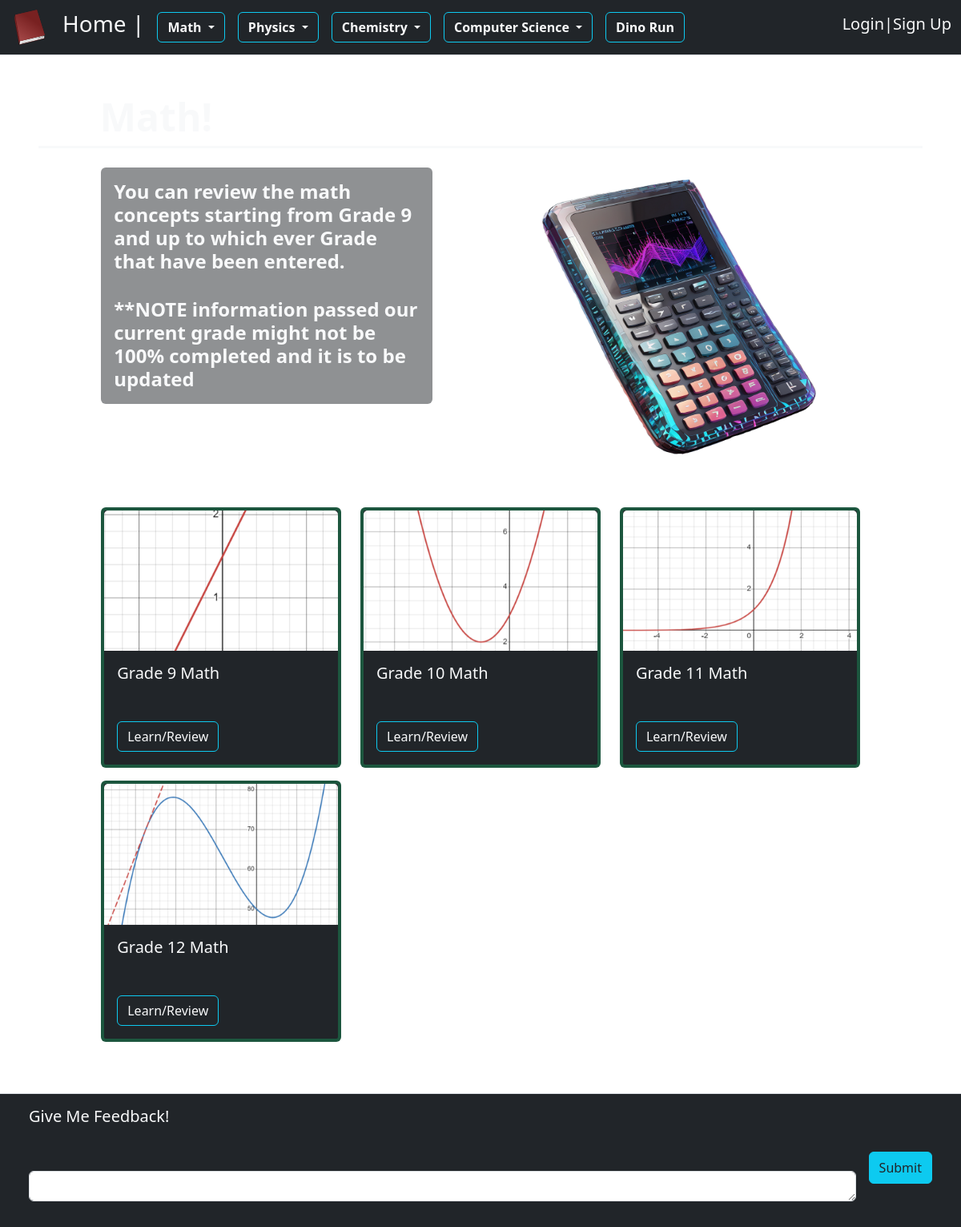
The page /math on the database its author committed.
### study_app/models.py (models this page shows, shortened)
class MathMain(models.Model):
    title = models.CharField(max_length=100)
    date_added = models.DateTimeField(auto_now_add=True)
    image = models.ImageField(upload_to="images/")

### study_app/views.py (the view, shortened to what this page needs)
# urls.py: path("math", views.math, name="math"),
def math(request):
    if request.method != "POST":
        math_grades = MathMain.objects.all().order_by('date_added')
        physics_grades = PhysicsMain.objects.all().order_by('date_added')
        chem_grades = ChemMain.objects.all().order_by('date_added')
        compsci_grades = CompSciMain.objects.all().order_by('date_added')
        feedback_form = FeedbackForm()
        math_main_form = MathMainForm()
    context = {
        "math_grades": math_grades,
        "physics_grades": physics_grades,
        "chem_grades": chem_grades,
        "compsci_grades": compsci_grades,
        "feedback_form": feedback_form,
        "math_main_form": math_main_form
    }
    return render(request, "math.html", context)

### study_app/forms.py
class FeedbackForm(forms.ModelForm):
    class Meta:
        model = Feedback
        fields = ["feedback"]
        labels = {"feedback":""}
        widgets = {'feedback': forms.Textarea(attrs={'rows': 1})}

class MathMainForm(forms.ModelForm):
    class Meta:
        model = MathMain
        fields = ["title", "image"]

### study_app/templates/math.html (shortened to what this page needs)
<!DOCTYPE html>
{% extends './base.html' %}
{% load static %}
{% load bootstrap5 %}
    {% block header %}
    <link rel="stylesheet" href="{% static 'math.css' %}">
    {% endblock header %}
{% block content %}
<div class="text-left" style="padding: 4%;">
    <div class="container border-bottom border-3 border-light mb-4">
        <h1 class="display-5 fw-bold text-light" style="margin-left: 6%;">
        </h1>
    </div>
    <div class="row" style="margin-left: 6%">
      <div class="col-sm-5 mb-3 mb-sm-0">
        <div class="card bg-dark border-0 bg-opacity-50">
          <div class="card-body">
            <h4 class="card-text fw-bold text-light">
                You can review the math concepts starting from Grade 9 and up to which ever Grade
                that have been entered.
            </h4>
            <br>
            <h4 class="card-text fw-bold text-light">
                **NOTE information passed our current grade might not be 100% completed and it is
                to be updated
            </h4>
          </div>
        </div>
      </div>
      <div class="col-sm-7">
          <img src="{% static 'images/calculator.png' %}" class="rounded mx-auto d-block" alt="..." style="height: 90%; width: 72%;">
      </div>
    </div>
    <div class="row" style="margin-left: 6%; margin-right: 6%;">
      {% for grade in math_grades %}
      <div class="col-sm-4 mb-3">
        <div class="card bg-dark border border-4 border-success" style="--bs-border-opacity: .5;">
          <img src="{{ grade.image.url }}" class="card-img-top" alt="{{ grade.title }}">
          <div class="card-body">
            <h5 class="card-title text-light mb-5">{{ grade.title }}</h5>
            <a href="{% url 'main:study_math' grade.id %}" class="btn btn-outline-info text-light">Learn/Review</a>
          </div>
        </div>
      </div>
      {% endfor %}
    </div>
</div>
{% endblock content %}

### study_app/templates/base.html (shortened to what this page needs)
{% load bootstrap5 %}
{% bootstrap_css %}
{% load static %}
{% block header %}{% endblock header %}
<nav class="navbar sticky-top navbar-expand-lg bg-dark border-bottom border-body">
  <div class="container-fluid">
    <img src="{% static 'book.svg' %}" alt="Logo" width="50" height="50" class="d-inline-block align-text-top">
    <a class="navbar-brand text-light ms-3" href="{% url 'main:home' %}">
      <h3>
          Home |
      </h3>
    </a>
    <div class="collapse navbar-collapse" id="navbarNav">
      <ul class="navbar-nav gap-3">
        <li class="nav-item dropdown bg-dark">
          <a class="dropdown-toggle fs-6 btn btn-outline-info text-light" href="{% url 'main:math' %}" role="button" data-bs-toggle="dropdown" aria-expanded="false">
            <strong>
              Math
            </strong>
          </a>
        </li>
        <li class="nav-item dropdown bg-dark">
          <a class="dropdown-toggle fs-6 btn btn-outline-info text-light" href="{% url 'main:physics' %}" role="button" data-bs-toggle="dropdown" aria-expanded="false">
            <strong>
              Physics
            </strong>
          </a>
        </li>
        <li class="nav-item dropdown bg-dark">
          <a class="dropdown-toggle fs-6 btn btn-outline-info text-light" href="{% url 'main:chemistry' %}" role="button" data-bs-toggle="dropdown" aria-expanded="false">
            <strong>
              Chemistry
            </strong>
          </a>
        </li>
        <li class="nav-item dropdown bg-dark">
          <a class="dropdown-toggle fs-6 btn btn-outline-info text-light" href="{% url 'main:compsci' %}" role="button" data-bs-toggle="dropdown" aria-expanded="false">
            <strong>
              Computer Science
            </strong>
          </a>
        </li>
        <li class="nav-item">
          <a class="btn btn-outline-info text-light fs-6" href="{% url 'main:game' %}" role="button">
            <strong>
              Dino Run
            </strong>
          </a>
        </li>
      </ul>
      {% if user.is_authenticated %}
      <h5 class="text-light ms-auto greetings">
        Hello <span class="fw-bold">{{ user.username }}</span>
      </h5>
      <a class="nav-link me-1 text-light" href="{% url 'user:logout_user' %}">
        <h5>
          | Logout
        </h5>
      </a>
      {% else %}
      <a class="nav-link ms-auto text-light" href="{% url 'user:login_user' %}">
        <h5>
          Login
        </h5>
      </a>
      <h5 class="text-light">|</h5>
      <a class="nav-link text-light" href="{% url 'user:register' %}">
        <h5>
          Sign Up
        </h5>
      </a>
      {% endif %}
    </div>
  </div>
</nav>
{% block content %}{% endblock content %}
<footer class="bg-dark py-3 border-top">
  <div class="container-fluid">
    <form class="text-light ms-4 me-4" action="{% url 'main:add_feedback' %}" method="POST">
      <h5>Give Me Feedback!</h5>
      <br>
      <div class="d-flex flex-sm-row w-100 gap-3 text-dark">
        <div class="w-100">
          {% bootstrap_form feedback_form %}
        </div>
        <button class="btn btn-info text-dark" type="submit" style="height: 40px;">
          Submit
        </button>
      </div>
    </form>
  </div>
</footer>

### study_app/static/math.css (style rules this page uses)
footer { margin-top: auto; }

### rows shown on the page
MathMain: image (picture), title "Grade 9 Math"
MathMain: image (picture), title "Grade 10 Math"
MathMain: image (picture), title "Grade 11 Math"
MathMain: image (picture), title "Grade 12 Math"
